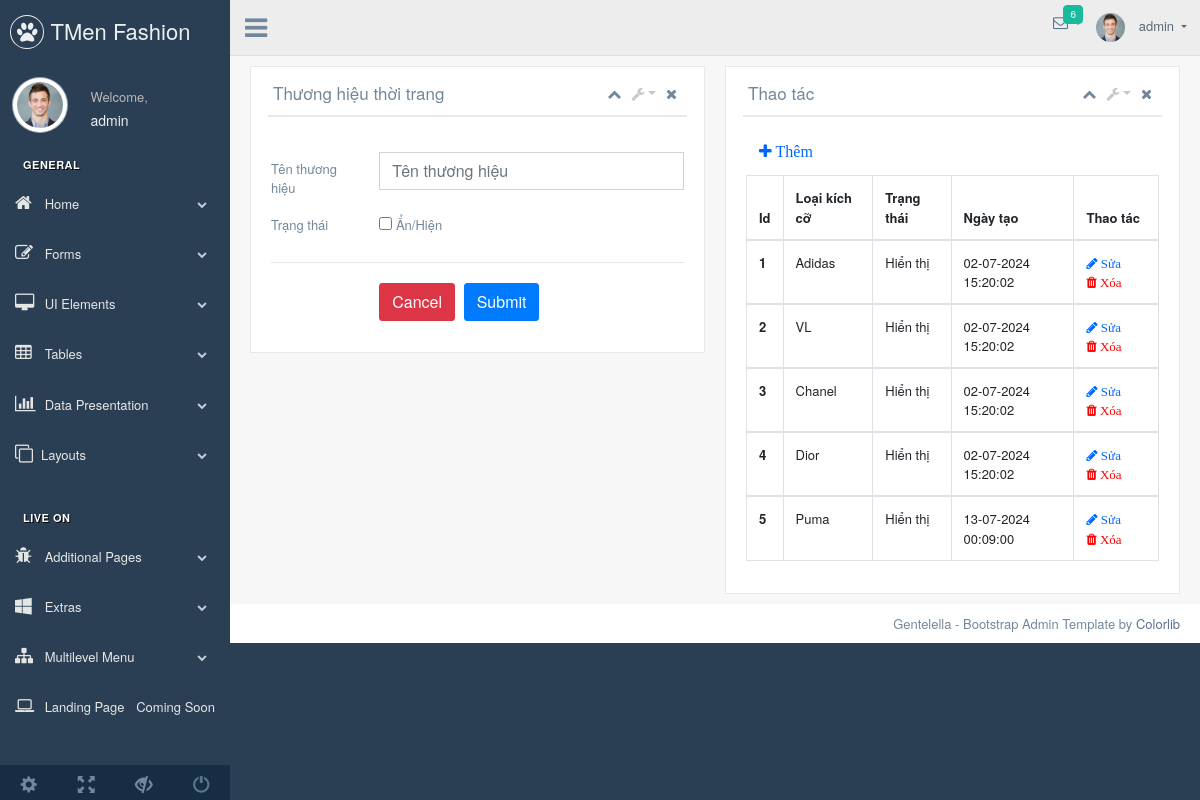
The page /admin/index.php?page=factory (signed in) on the database its author committed.
### tables this page shows
CREATE TABLE `factory` (
  `fac_id` int NOT NULL,
  `fac_name` varchar(100) NOT NULL,
  `status` tinyint(1) DEFAULT NULL,
  `date_create` datetime DEFAULT NULL
);

### admin/modules/factory.php (the view, shortened to what this page needs)
<div class="col-md-6">
    <div class="x_panel">
        <div class="x_title">
            <h2>Thương hiệu thời trang </h2>
            <ul class="nav navbar-right panel_toolbox">
                <li><a class="collapse-link"><i class="fa fa-chevron-up"></i></a>
                </li>
                <li class="dropdown">
                    <a href="#" class="dropdown-toggle" data-toggle="dropdown" role="button" aria-expanded="false"><i class="fa fa-wrench"></i></a>
                </li>
                <li><a class="close-link"><i class="fa fa-close"></i></a>
                </li>
            </ul>
            <div class="clearfix"></div>
        </div>
        <div class="x_content">
            <br>
            <?php
            $fac_name = "";
            $status = false;
            ?>
            <form class="form-label-left input_mask" method="post">
                <div class="form-group row">
                    <label class="col-form-label col-md-3 col-sm-3 ">Tên thương hiệu</label>
                    <div class="col-md-9 col-sm-9 ">
                        <input type="text" class="form-control" value="<?php echo $fac_name; ?>" name="fac_name" id="fac_name" placeholder="Tên thương hiệu">
                    </div>
                </div>
                <div class="form-group row">
                    <label class="col-md-3 col-sm-3  control-label">Trạng thái</label>
                    <div class="col-md-9 col-sm-9 ">
                        <div class="checkbox">
                            <label>
                                <input type="checkbox" value="1" <?php echo ($status) ? "checked" : "" ?> name="status" id="status"> Ẩn/Hiện
                            </label>
                        </div>
                    </div>
                </div>
                <div class="ln_solid"></div>
                <div class="form-group row">
                    <div class="col-md-9 col-sm-9  offset-md-3">
                        <a href="index.php?page=factory"><button type="button" class="btn btn-danger">Cancel</button></a>
                        <button type="submit" class="btn btn-primary" name="addNew">Submit</button>
                    </div>
                </div>
            </form>
        </div>
    </div>
</div>
<div class="col-md-6">
    <div class="x_panel">
        <div class="x_title">
            <h2>Thao tác</h2>
            <ul class="nav navbar-right panel_toolbox">
                <li><a class="collapse-link"><i class="fa fa-chevron-up"></i></a>
                </li>
                <li class="dropdown">
                    <a href="#" class="dropdown-toggle" data-toggle="dropdown" role="button" aria-expanded="false"><i class="fa fa-wrench"></i></a>
                </li>
                <li><a class="close-link"><i class="fa fa-close"></i></a>
                </li>
            </ul>
            <div class="clearfix"></div>
        </div>
        <div class="x_content">
            <table class="table table-bordered">
                <button class="btn btn-btn-primary"> <a href="index.php?page=factory">
                        <i class="fa fa-plus" style="color:#0066FF"> Thêm </i></a></button>
                <thead>
                    <tr>
                        <th>Id</th>
                        <th>Loại kích cỡ</th>
                        <th>Trạng thái</th>
                        <th>Ngày tạo</th>
                        <th>Thao tác</th>
                    </tr>
                </thead>
                <?php
                $sql = "SELECT * FROM factory";
                $result = mysqli_query($conn, $sql) or die("Lỗi truy vấn dữ liệu");
                if (mysqli_num_rows($result) > 0) {
                    $i = 0;
                    while ($row = mysqli_fetch_assoc($result)) {
                        $i++;
                ?>
                        <tbody>
                            <tr>
                                <th scope="row"><?php echo $i; ?></th>
                                <td><?php echo $row["fac_name"]; ?></td>
                                <td><?php echo ($row["status"] ? "Hiển thị" : "Ẩn") ?></td>
                                <td><?php echo date("d-m-Y H:i:s", strtotime($row["date_create"])) ?></td>
                                <td>
                                    <a href="index.php?page=factory&id=<?php echo $row["fac_id"] ?>&edit=1">
                                        <i class="fa fa-pencil" style="color:#0066FF"> Sửa </i></a>
                                    <a href="index.php?page=factory&id=<?php echo $row["fac_id"] ?>&del=1" onclick="return confirm('Bạn có muốn xóa không?');"><i class="fa fa-trash" style="color:red"> Xóa </i></a>
                                </td>
                            </tr>
                    <?php
                    }
                }
                    ?>
                        </tbody>
            </table>
        </div>
    </div>
</div>

### rows shown on the page
factory: fac_name "Adidas", status "Hiển thị", date_create "02-07-2024 15:20:02"
factory: fac_name "VL", status "Hiển thị", date_create "02-07-2024 15:20:02"
factory: fac_name "Chanel", status "Hiển thị", date_create "02-07-2024 15:20:02"
factory: fac_name "Dior", status "Hiển thị", date_create "02-07-2024 15:20:02"
factory: fac_name "Puma", status "Hiển thị", date_create "13-07-2024 00:09:00"

### other values the page prints
$_SESSION["login"]["1"] "admin"
